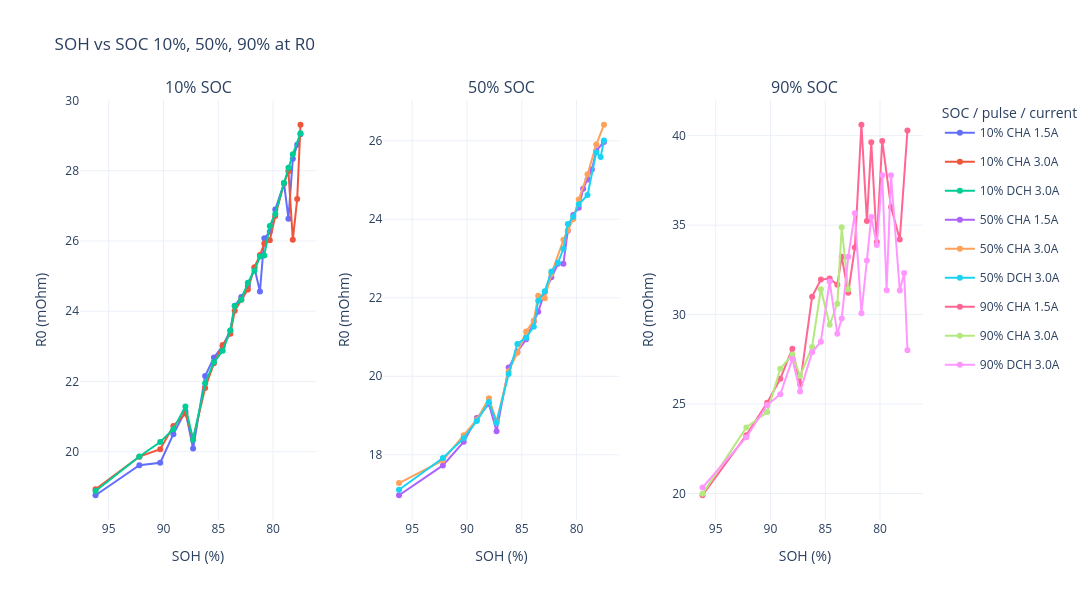

Source (notebook cell):
### Code cell
# =============================================================================
# 10. R0结果按flag输出 + 按SOC / pulse / current分类绘图
# =============================================================================
# 说明：
#   1. R0 本身已经在 build_time_diff_sequence(df) 中计算完成；
#   2. 这里基于 filtered_pulse 输出 R0 结果和 flag 统计；
#   3. R0 单位从 Ohm 转为 mOhm；
#   4. 绘图分类方式参考：
#      10% / 50% / 90% SOC 分成三个子图；
#      每条线按 SOC + CHA/DCH + 电流大小 分类。

# -----------------------------
# 1. 选择R0结果来源
# -----------------------------
if "filtered_pulse" in globals():
    r0_source = filtered_pulse.copy()
elif "pulse_sequence" in globals():
    r0_source = pulse_sequence.copy()
else:
    raise NameError("请先运行前面的cell，生成 pulse_sequence 或 filtered_pulse。")

required_columns = [
    "SOH",
    "SOC",
    "Time",
    "Current",
    "Voltage",
    "Zustand",
    "Zustand/Current",
    "R0",
    "R0_Target_Time",
    "Pause_to_Pulse_Time_Diff_s",
    "R0_Quality"
]

missing_columns = [col for col in required_columns if col not in r0_source.columns]
if missing_columns:
    raise KeyError(f"R0结果缺少必要列: {missing_columns}")

# -----------------------------
# 2. 整理R0结果
# -----------------------------
r0_result = r0_source.copy()

r0_result["SOH"] = pd.to_numeric(r0_result["SOH"], errors="coerce")
r0_result["Current"] = pd.to_numeric(r0_result["Current"], errors="coerce")
r0_result["R0"] = pd.to_numeric(r0_result["R0"], errors="coerce")

# R0原单位为 Ohm，这里转换为 mOhm，方便和图里的量级一致
r0_result["R0_mOhm"] = r0_result["R0"] * 1000

r0_result["R0_Quality"] = (
    r0_result["R0_Quality"]
    .fillna("缺失")
    .astype(str)
    .str.strip()
)

r0_result["Current_abs_A"] = r0_result["Current"].abs().round(1)

r0_result["Current_Label"] = r0_result["Current_abs_A"].map(
    lambda x: f"{x:.1f}A" if pd.notna(x) else "UnknownA"
)

r0_result["SOC_pulse_current"] = (
    r0_result["SOC"].astype(str)
    + " "
    + r0_result["Zustand"].astype(str)
    + " "
    + r0_result["Current_Label"]
)

r0_result["R0_Is_Valid"] = (
    r0_result["R0_mOhm"].notna()
    & np.isfinite(r0_result["R0_mOhm"])
)

# 逐条记录的R0置信度。即使前面cell尚未重跑，这里也会重新生成。
def classify_r0_confidence(row):
    if not row["R0_Is_Valid"]:
        return R0_CONFIDENCE_INVALID

    flags = {
        flag.strip()
        for flag in str(row["R0_Quality"]).split("；")
        if flag.strip()
    }

    if flags and flags.issubset(TRUSTED_R0_QUALITY_FLAGS):
        return R0_CONFIDENCE_FULL

    return R0_CONFIDENCE_REVIEW

r0_result["R0_Confidence"] = r0_result.apply(
    classify_r0_confidence,
    axis=1
)

result_display_columns = [
    "SOH",
    "SOC",
    "Time",
    "Zustand",
    "Current",
    "Voltage",
    "R0",
    "R0_mOhm",
    "R0_Target_Time",
    "Pause_to_Pulse_Time_Diff_s",
    "R0_Quality",
    "R0_Confidence",
    "SOC_pulse_current",
    "File"
]

print("R0结果：按 R0_Quality / SOC / SOH 排序")
display(
    r0_result[result_display_columns]
    .sort_values(
        ["R0_Quality", "SOC", "SOH", "Zustand", "Current"],
        ascending=[True, True, False, True, True]
    )
    .reset_index(drop=True)
)

# -----------------------------
# 3. R0_Quality统计
# -----------------------------
# 若一条记录包含多个以“；”分隔的flag，会拆开后分别统计。
r0_quality_summary = (
    r0_result
    .assign(R0_Quality_Flag=r0_result["R0_Quality"].str.split("；"))
    .explode("R0_Quality_Flag")
)

r0_quality_summary["R0_Quality_Flag"] = (
    r0_quality_summary["R0_Quality_Flag"]
    .fillna("缺失")
    .astype(str)
    .str.strip()
)

r0_quality_summary = (
    r0_quality_summary
    .groupby("R0_Quality_Flag", dropna=False)
    .agg(
        Flag_Count=("R0_Quality_Flag", "size"),
        Valid_R0_Count=("R0_Is_Valid", "sum")
    )
    .reset_index()
    .sort_values("Flag_Count", ascending=False)
)

r0_quality_summary["Percent_of_segments"] = (
    r0_quality_summary["Flag_Count"] / len(r0_result) * 100
)

# flag级别的建议置信度：
# 3（正常）、1（后段不稳但早期窗口稳定）、4（首点0且电压跳变）
# 都作为干净标签，建议权重1.0。
r0_quality_summary["R0_Confidence"] = np.select(
    [
        (
            r0_quality_summary["R0_Quality_Flag"].isin(
                TRUSTED_R0_QUALITY_FLAGS
            )
            & r0_quality_summary["Valid_R0_Count"].gt(0)
        ),
        r0_quality_summary["Valid_R0_Count"].eq(0)
    ],
    [
        R0_CONFIDENCE_FULL,
        R0_CONFIDENCE_INVALID
    ],
    default=R0_CONFIDENCE_REVIEW
)

print("R0_Quality统计：")
display(r0_quality_summary)

# -----------------------------
# 4. 按图示方式绘图：SOH vs R0，分SOC子图，按 SOC / pulse / current 分线
# -----------------------------
# 绘制正常R0，以及“后段电流不稳定但早期拟合窗口稳定”的有效R0
r0_plot_data = r0_result[
    r0_result["R0_Is_Valid"]
    & r0_result["R0_Quality"].isin([
        "正常",
        R0_EARLY_WINDOW_FLAG
    ])
].copy()

if r0_plot_data.empty:
    print("没有可绘制的有效R0数据。")
else:
    soc_plot_order = ["10%", "50%", "90%"]
    available_soc_order = [
        soc for soc in soc_plot_order
        if soc in r0_plot_data["SOC"].astype(str).unique()
    ]

    # 如果出现了不在默认顺序中的SOC，也保留在后面
    extra_soc = [
        soc for soc in r0_plot_data["SOC"].astype(str).unique()
        if soc not in available_soc_order
    ]

    available_soc_order = available_soc_order + sorted(extra_soc)

    fig = make_subplots(
        rows=1,
        cols=len(available_soc_order),
        subplot_titles=[f"{soc} SOC" for soc in available_soc_order],
        shared_yaxes=False,
        horizontal_spacing=0.08
    )

    shown_legend = set()

    for col_idx, soc in enumerate(available_soc_order, start=1):
        soc_data = r0_plot_data[
            r0_plot_data["SOC"].astype(str) == soc
        ].copy()

        # 按SOH从高到低排序，配合反向x轴，视觉上和示例图一致
        soc_data = soc_data.sort_values(
            ["SOC_pulse_current", "SOH"],
            ascending=[True, False]
        )

        for label, group in soc_data.groupby("SOC_pulse_current", sort=True):
            group = group.sort_values("SOH", ascending=False)

            fig.add_trace(
                go.Scatter(
                    x=group["SOH"],
                    y=group["R0_mOhm"],
                    mode="lines+markers",
                    name=label,
                    legendgroup=label,
                    showlegend=label not in shown_legend
                ),
                row=1,
                col=col_idx
            )

            shown_legend.add(label)

        fig.update_xaxes(
            title_text="SOH (%)",
            autorange="reversed",
            row=1,
            col=col_idx
        )

        fig.update_yaxes(
            title_text="R0 (mOhm)",
            row=1,
            col=col_idx
        )

    fig.update_layout(
        title="SOH vs SOC 10%, 50%, 90% at R0",
        legend_title_text="SOC / pulse / current",
        width=1500,
        height=600,
        template="plotly_white"
    )

    fig.show()

### Figure 1 — Plotly figure (JSON) as saved in the notebook; plotly's stock layout.template omitted (floating-point values rounded to 4 significant figures)
{"data": [{"legendgroup": "10% CHA 1.5A", "mode": "lines+markers", "name": "10% CHA 1.5A", "showlegend": true, "type": "scatter", "x": [96.2, 92.2, 90.3, 89.1, 88.0, 87.3, 86.2, 85.4, 84.6, 83.9, 83.5, 82.9, 82.3, 81.7, 81.2, 80.8, 80.3, 79.8, 79.0, 78.6, 78.2, 77.8, 77.5], "xaxis": "x", "y": [18.76, 19.62, 19.68, 20.5, 21.15, 20.09, 22.15, 22.68, 23.0, 23.45, 24.16, 24.4, 24.71, 25.23, 24.56, 26.08, 26.26, 26.89, 27.64, 26.63, 28.34, 28.74, 29.04], "yaxis": "y"}, {"legendgroup": "10% CHA 3.0A", "mode": "lines+markers", "name": "10% CHA 3.0A", "showlegend": true, "type": "scatter", "x": [96.2, 92.2, 90.3, 89.1, 88.0, 87.3, 86.2, 85.4, 84.6, 83.9, 83.5, 82.9, 82.3, 81.7, 81.2, 80.8, 80.3, 79.8, 79.0, 78.6, 78.2, 77.8, 77.5], "xaxis": "x", "y": [18.93, 19.86, 20.07, 20.73, 21.09, 20.37, 21.81, 22.52, 23.03, 23.36, 24.01, 24.34, 24.62, 25.25, 25.6, 25.93, 26.02, 26.71, 27.64, 27.98, 26.03, 27.19, 29.31], "yaxis": "y"}, {"legendgroup": "10% DCH 3.0A", "mode": "lines+markers", "name": "10% DCH 3.0A", "showlegend": true, "type": "scatter", "x": [96.2, 92.2, 90.3, 89.1, 88.0, 87.3, 86.2, 85.4, 84.6, 83.9, 83.5, 82.9, 82.3, 81.7, 81.2, 80.8, 80.3, 79.8, 79.0, 78.6, 78.2, 77.5], "xaxis": "x", "y": [18.88, 19.86, 20.27, 20.64, 21.29, 20.34, 21.95, 22.54, 22.88, 23.45, 24.14, 24.33, 24.81, 25.15, 25.56, 25.59, 26.43, 26.77, 27.65, 28.08, 28.47, 29.07], "yaxis": "y"}, {"legendgroup": "50% CHA 1.5A", "mode": "lines+markers", "name": "50% CHA 1.5A", "showlegend": true, "type": "scatter", "x": [96.2, 92.2, 90.3, 89.1, 88.0, 87.3, 86.2, 85.4, 84.6, 83.9, 83.5, 82.9, 82.3, 81.7, 81.2, 80.8, 80.3, 79.8, 79.4, 79.0, 78.6, 78.2, 77.5], "xaxis": "x2", "y": [16.97, 17.73, 18.33, 18.94, 19.29, 18.6, 20.22, 20.63, 20.94, 21.4, 21.64, 22.15, 22.52, 22.87, 22.87, 23.71, 24.11, 24.29, 24.78, 25.01, 25.27, 25.75, 25.97], "yaxis": "y2"}, {"legendgroup": "50% CHA 3.0A", "mode": "lines+markers", "name": "50% CHA 3.0A", "showlegend": true, "type": "scatter", "x": [96.2, 92.2, 90.3, 89.1, 88.0, 87.3, 86.2, 85.4, 84.6, 83.9, 83.5, 82.9, 82.3, 81.2, 80.8, 80.3, 79.8, 79.0, 78.2, 77.5], "xaxis": "x2", "y": [17.28, 17.86, 18.5, 18.89, 19.44, 18.85, 20.13, 20.6, 21.14, 21.42, 22.05, 21.99, 22.61, 23.47, 23.72, 24.0, 24.51, 25.14, 25.9, 26.41], "yaxis": "y2"}, {"legendgroup": "50% DCH 3.0A", "mode": "lines+markers", "name": "50% DCH 3.0A", "showlegend": true, "type": "scatter", "x": [96.2, 92.2, 90.3, 89.1, 88.0, 87.3, 86.2, 85.4, 84.6, 83.9, 83.5, 82.9, 82.3, 81.7, 81.2, 80.8, 80.3, 79.8, 79.0, 78.2, 77.8, 77.5], "xaxis": "x2", "y": [17.11, 17.92, 18.42, 18.86, 19.34, 18.82, 20.06, 20.83, 20.98, 21.26, 21.92, 22.16, 22.67, 22.89, 23.25, 23.88, 24.06, 24.38, 24.62, 25.7, 25.59, 26.01], "yaxis": "y2"}, {"legendgroup": "90% CHA 1.5A", "mode": "lines+markers", "name": "90% CHA 1.5A", "showlegend": true, "type": "scatter", "x": [96.2, 92.2, 90.3, 89.1, 88.0, 87.3, 86.2, 85.4, 84.6, 83.9, 83.5, 82.9, 82.3, 81.7, 81.2, 80.8, 80.3, 79.8, 79.0, 78.2, 77.5], "xaxis": "x3", "y": [19.9, 23.26, 25.07, 26.42, 28.1, 26.11, 31.0, 31.96, 32.01, 31.66, 33.24, 31.22, 33.74, 40.61, 35.23, 39.63, 34.06, 39.71, 36.01, 34.2, 40.29], "yaxis": "y3"}, {"legendgroup": "90% CHA 3.0A", "mode": "lines+markers", "name": "90% CHA 3.0A", "showlegend": true, "type": "scatter", "x": [96.2, 92.2, 90.3, 89.1, 88.0, 87.3, 86.2, 85.4, 84.6, 83.9, 83.5, 82.9], "xaxis": "x3", "y": [19.98, 23.69, 24.55, 26.98, 27.77, 26.56, 28.19, 31.42, 29.43, 30.61, 34.88, 31.42], "yaxis": "y3"}, {"legendgroup": "90% DCH 3.0A", "mode": "lines+markers", "name": "90% DCH 3.0A", "showlegend": true, "type": "scatter", "x": [96.2, 92.2, 90.3, 89.1, 88.0, 87.3, 86.2, 85.4, 84.6, 83.9, 83.5, 82.9, 82.3, 81.7, 81.2, 80.8, 80.3, 79.8, 79.4, 79.0, 78.2, 77.8, 77.5], "xaxis": "x3", "y": [20.34, 23.15, 24.94, 25.55, 27.52, 25.71, 27.89, 28.49, 31.85, 28.93, 29.78, 33.24, 35.66, 30.08, 33.03, 35.46, 33.89, 37.79, 31.36, 37.79, 31.35, 32.33, 28.0], "yaxis": "y3"}], "layout": {"annotations": [{"font": {"size": 16}, "showarrow": false, "text": "10% SOC", "x": 0.14, "xanchor": "center", "xref": "paper", "y": 1, "yanchor": "bottom", "yref": "paper"}, {"font": {"size": 16}, "showarrow": false, "text": "50% SOC", "x": 0.5, "xanchor": "center", "xref": "paper", "y": 1, "yanchor": "bottom", "yref": "paper"}, {"font": {"size": 16}, "showarrow": false, "text": "90% SOC", "x": 0.86, "xanchor": "center", "xref": "paper", "y": 1, "yanchor": "bottom", "yref": "paper"}], "height": 600, "legend": {"title": {"text": "SOC / pulse / current"}}, "title": {"text": "SOH vs SOC 10%, 50%, 90% at R0"}, "width": 1500, "xaxis": {"anchor": "y", "autorange": "reversed", "domain": [0, 0.28], "title": {"text": "SOH (%)"}}, "xaxis2": {"anchor": "y2", "autorange": "reversed", "domain": [0.36, 0.64], "title": {"text": "SOH (%)"}}, "xaxis3": {"anchor": "y3", "autorange": "reversed", "domain": [0.72, 1], "title": {"text": "SOH (%)"}}, "yaxis": {"anchor": "x", "domain": [0, 1], "title": {"text": "R0 (mOhm)"}}, "yaxis2": {"anchor": "x2", "domain": [0, 1], "title": {"text": "R0 (mOhm)"}}, "yaxis3": {"anchor": "x3", "domain": [0, 1], "title": {"text": "R0 (mOhm)"}}}}
